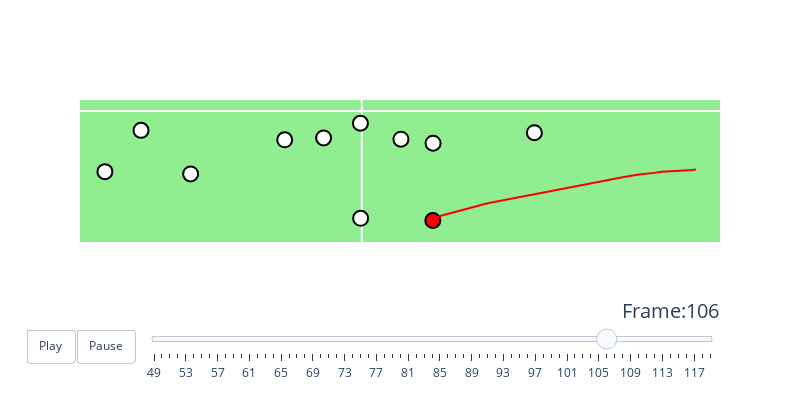

The notebook cell saved with this chart:
### Code cell
gid = 2022091105
pid = 1809

animate_play_vertical(games=games, tracking_df=tracking_df,
             play_df=plays, players=players, gameId=gid,
             playId=pid)

### Figure 1 — Plotly figure (JSON) as saved in the notebook; plotly's stock layout.template omitted (floating-point values rounded to 4 significant figures)
{"data": [{"hoverinfo": "text", "hovertext": "nflId:40138<br>displayName:Rex Burkhead<br>Player Speed:42.502 MPH", "marker": {"color": "#ff0000", "line": {"color": "#000000", "width": 2}, "opacity": 1, "size": 15}, "mode": "markers", "name": "Rex Burkhead", "type": "scatter", "x": [305], "y": [-522]}, {"hoverinfo": "text", "hovertext": "Rex Burkhead Motion Path", "line": {"color": "red", "width": 2}, "marker": {"color": "rgba(255, 0, 0, 0.5)", "line": {"color": "red", "width": 2}, "size": 25}, "mode": "lines", "name": "Rex Burkhead motion path", "type": "scatter", "x": [1435, 1428, 1417, 1402, 1385, 1363, 1340, 1314, 1287, 1256, 1225, 1191, 1157, 1121, 1085, 1048, 1010, 972, 935, 897, 860, 822, 785, 748, 713, 678, 644, 610, 578, 546, 516, 488, 460, 434, 412, 390, 370, 352, 339, 325, 316, 308, 303, 299], "y": [-279, -281, -281, -282, -283, -284, -286, -289, -290, -295, -298, -303, -309, -315, -323, -331, -339, -347, -356, -364, -372, -379, -387, -394, -402, -408, -416, -424, -431, -439, -447, -456, -464, -471, -480, -485, -491, -496, -500, -505, -508, -511, -514, -517]}, {"hoverinfo": "text", "hovertext": "nflId:41246<br>displayName:Brandin Cooks<br>Player Speed:0.0 MPH", "line": {"color": "red", "width": 2}, "marker": {"color": "#ffffff", "line": {"color": "#000000", "width": 2}, "opacity": 1, "size": 15}, "mode": "markers", "name": "Brandin Cooks", "type": "scatter", "x": [-948], "y": [-92]}, {"hoverinfo": "text", "hovertext": "Brandin Cooks Motion Path", "line": {"color": "red", "width": 2}, "marker": {"color": "#ffffff", "line": {"color": "#000000", "width": 2}, "opacity": 1, "size": 15}, "mode": "lines", "name": "Brandin Cooks motion path", "type": "scatter", "x": [], "y": []}, {"hoverinfo": "text", "hovertext": "nflId:41293<br>displayName:Justin Britt<br>Player Speed:0.0 MPH", "line": {"color": "red", "width": 2}, "marker": {"color": "#ffffff", "line": {"color": "#000000", "width": 2}, "opacity": 1, "size": 15}, "mode": "markers", "name": "Justin Britt", "type": "scatter", "x": [-6], "y": [-58]}, {"hoverinfo": "text", "hovertext": "Justin Britt Motion Path", "line": {"color": "red", "width": 2}, "marker": {"color": "#ffffff", "line": {"color": "#000000", "width": 2}, "opacity": 1, "size": 15}, "mode": "lines", "name": "Justin Britt motion path", "type": "scatter", "x": [], "y": []}, {"hoverinfo": "text", "hovertext": "nflId:41630<br>displayName:Justin McCray<br>Player Speed:0.0 MPH", "line": {"color": "red", "width": 2}, "marker": {"color": "#ffffff", "line": {"color": "#000000", "width": 2}, "opacity": 1, "size": 15}, "mode": "markers", "name": "Justin McCray", "type": "scatter", "x": [-164], "y": [-128]}, {"hoverinfo": "text", "hovertext": "Justin McCray Motion Path", "line": {"color": "red", "width": 2}, "marker": {"color": "#ffffff", "line": {"color": "#000000", "width": 2}, "opacity": 1, "size": 15}, "mode": "lines", "name": "Justin McCray motion path", "type": "scatter", "x": [], "y": []}, {"hoverinfo": "text", "hovertext": "nflId:42410<br>displayName:A.J. Cann<br>Player Speed:0.0 MPH", "line": {"color": "red", "width": 2}, "marker": {"color": "#ffffff", "line": {"color": "#000000", "width": 2}, "opacity": 1, "size": 15}, "mode": "markers", "name": "A.J. Cann", "type": "scatter", "x": [168], "y": [-134]}, {"hoverinfo": "text", "hovertext": "A.J. Cann Motion Path", "line": {"color": "red", "width": 2}, "marker": {"color": "#ffffff", "line": {"color": "#000000", "width": 2}, "opacity": 1, "size": 15}, "mode": "lines", "name": "A.J. Cann motion path", "type": "scatter", "x": [], "y": []}, {"hoverinfo": "text", "hovertext": "nflId:43302<br>displayName:Laremy Tunsil<br>Player Speed:0.0 MPH", "line": {"color": "red", "width": 2}, "marker": {"color": "#ffffff", "line": {"color": "#000000", "width": 2}, "opacity": 1, "size": 15}, "mode": "markers", "name": "Laremy Tunsil", "type": "scatter", "x": [-331], "y": [-137]}, {"hoverinfo": "text", "hovertext": "Laremy Tunsil Motion Path", "line": {"color": "red", "width": 2}, "marker": {"color": "#ffffff", "line": {"color": "#000000", "width": 2}, "opacity": 1, "size": 15}, "mode": "lines", "name": "Laremy Tunsil motion path", "type": "scatter", "x": [], "y": []}, {"hoverinfo": "text", "hovertext": "nflId:43396<br>displayName:Chris Moore<br>Player Speed:0.0 MPH", "line": {"color": "red", "width": 2}, "marker": {"color": "#ffffff", "line": {"color": "#000000", "width": 2}, "opacity": 1, "size": 15}, "mode": "markers", "name": "Chris Moore", "type": "scatter", "x": [-735], "y": [-300]}, {"hoverinfo": "text", "hovertext": "Chris Moore Motion Path", "line": {"color": "red", "width": 2}, "marker": {"color": "#ffffff", "line": {"color": "#000000", "width": 2}, "opacity": 1, "size": 15}, "mode": "lines", "name": "Chris Moore motion path", "type": "scatter", "x": [], "y": []}, {"hoverinfo": "text", "hovertext": "nflId:47806<br>displayName:Tytus Howard<br>Player Speed:0.0 MPH", "line": {"color": "red", "width": 2}, "marker": {"color": "#ffffff", "line": {"color": "#000000", "width": 2}, "opacity": 1, "size": 15}, "mode": "markers", "name": "Tytus Howard", "type": "scatter", "x": [306], "y": [-153]}, {"hoverinfo": "text", "hovertext": "Tytus Howard Motion Path", "line": {"color": "red", "width": 2}, "marker": {"color": "#ffffff", "line": {"color": "#000000", "width": 2}, "opacity": 1, "size": 15}, "mode": "lines", "name": "Tytus Howard motion path", "type": "scatter", "x": [], "y": []}, {"hoverinfo": "text", "hovertext": "nflId:53496<br>displayName:Davis Mills<br>Player Speed:0.0 MPH", "line": {"color": "red", "width": 2}, "marker": {"color": "#ffffff", "line": {"color": "#000000", "width": 2}, "opacity": 1, "size": 15}, "mode": "markers", "name": "Davis Mills", "type": "scatter", "x": [-5], "y": [-512]}, {"hoverinfo": "text", "hovertext": "Davis Mills Motion Path", "line": {"color": "red", "width": 2}, "marker": {"color": "#ffffff", "line": {"color": "#000000", "width": 2}, "opacity": 1, "size": 15}, "mode": "lines", "name": "Davis Mills motion path", "type": "scatter", "x": [], "y": []}, {"hoverinfo": "text", "hovertext": "nflId:53518<br>displayName:Nico Collins<br>Player Speed:0.0 MPH", "line": {"color": "red", "width": 2}, "marker": {"color": "#ffffff", "line": {"color": "#000000", "width": 2}, "opacity": 1, "size": 15}, "mode": "markers", "name": "Nico Collins", "type": "scatter", "x": [-1103], "y": [-289]}, {"hoverinfo": "text", "hovertext": "Nico Collins Motion Path", "line": {"color": "red", "width": 2}, "marker": {"color": "#ffffff", "line": {"color": "#000000", "width": 2}, "opacity": 1, "size": 15}, "mode": "lines", "name": "Nico Collins motion path", "type": "scatter", "x": [], "y": []}, {"hoverinfo": "text", "hovertext": "nflId:53576<br>displayName:Brevin Jordan<br>Player Speed:0.0 MPH", "line": {"color": "red", "width": 2}, "marker": {"color": "#ffffff", "line": {"color": "#000000", "width": 2}, "opacity": 1, "size": 15}, "mode": "markers", "name": "Brevin Jordan", "type": "scatter", "x": [741], "y": [-103]}, {"hoverinfo": "text", "hovertext": "Brevin Jordan Motion Path", "line": {"color": "red", "width": 2}, "marker": {"color": "#ffffff", "line": {"color": "#000000", "width": 2}, "opacity": 1, "size": 15}, "mode": "lines", "name": "Brevin Jordan motion path", "type": "scatter", "x": [], "y": []}], "layout": {"autosize": false, "height": 400, "plot_bgcolor": "lightgreen", "showlegend": false, "sliders": [{"active": 57, "currentvalue": {"font": {"size": 20}, "prefix": "Frame:", "visible": true, "xanchor": "right"}, "len": 0.9, "pad": {"b": 10, "t": 50}, "steps": [{"args": [[49], {"frame": {"duration": 100, "redraw": false}, "mode": "immediate", "transition": {"duration": 0}}], "label": "49", "method": "animate"}, {"args": [[50], {"frame": {"duration": 100, "redraw": false}, "mode": "immediate", "transition": {"duration": 0}}], "label": "50", "method": "animate"}, {"args": [[51], {"frame": {"duration": 100, "redraw": false}, "mode": "immediate", "transition": {"duration": 0}}], "label": "51", "method": "animate"}, {"args": [[52], {"frame": {"duration": 100, "redraw": false}, "mode": "immediate", "transition": {"duration": 0}}], "label": "52", "method": "animate"}, {"args": [[53], {"frame": {"duration": 100, "redraw": false}, "mode": "immediate", "transition": {"duration": 0}}], "label": "53", "method": "animate"}, {"args": [[54], {"frame": {"duration": 100, "redraw": false}, "mode": "immediate", "transition": {"duration": 0}}], "label": "54", "method": "animate"}, {"args": [[55], {"frame": {"duration": 100, "redraw": false}, "mode": "immediate", "transition": {"duration": 0}}], "label": "55", "method": "animate"}, {"args": [[56], {"frame": {"duration": 100, "redraw": false}, "mode": "immediate", "transition": {"duration": 0}}], "label": "56", "method": "animate"}, {"args": [[57], {"frame": {"duration": 100, "redraw": false}, "mode": "immediate", "transition": {"duration": 0}}], "label": "57", "method": "animate"}, {"args": [[58], {"frame": {"duration": 100, "redraw": false}, "mode": "immediate", "transition": {"duration": 0}}], "label": "58", "method": "animate"}, {"args": [[59], {"frame": {"duration": 100, "redraw": false}, "mode": "immediate", "transition": {"duration": 0}}], "label": "59", "method": "animate"}, {"args": [[60], {"frame": {"duration": 100, "redraw": false}, "mode": "immediate", "transition": {"duration": 0}}], "label": "60", "method": "animate"}, {"args": [[61], {"frame": {"duration": 100, "redraw": false}, "mode": "immediate", "transition": {"duration": 0}}], "label": "61", "method": "animate"}, {"args": [[62], {"frame": {"duration": 100, "redraw": false}, "mode": "immediate", "transition": {"duration": 0}}], "label": "62", "method": "animate"}, {"args": [[63], {"frame": {"duration": 100, "redraw": false}, "mode": "immediate", "transition": {"duration": 0}}], "label": "63", "method": "animate"}, {"args": [[64], {"frame": {"duration": 100, "redraw": false}, "mode": "immediate", "transition": {"duration": 0}}], "label": "64", "method": "animate"}, {"args": [[65], {"frame": {"duration": 100, "redraw": false}, "mode": "immediate", "transition": {"duration": 0}}], "label": "65", "method": "animate"}, {"args": [[66], {"frame": {"duration": 100, "redraw": false}, "mode": "immediate", "transition": {"duration": 0}}], "label": "66", "method": "animate"}, {"args": [[67], {"frame": {"duration": 100, "redraw": false}, "mode": "immediate", "transition": {"duration": 0}}], "label": "67", "method": "animate"}, {"args": [[68], {"frame": {"duration": 100, "redraw": false}, "mode": "immediate", "transition": {"duration": 0}}], "label": "68", "method": "animate"}, {"args": [[69], {"frame": {"duration": 100, "redraw": false}, "mode": "immediate", "transition": {"duration": 0}}], "label": "69", "method": "animate"}, {"args": [[70], {"frame": {"duration": 100, "redraw": false}, "mode": "immediate", "transition": {"duration": 0}}], "label": "70", "method": "animate"}, {"args": [[71], {"frame": {"duration": 100, "redraw": false}, "mode": "immediate", "transition": {"duration": 0}}], "label": "71", "method": "animate"}, {"args": [[72], {"frame": {"duration": 100, "redraw": false}, "mode": "immediate", "transition": {"duration": 0}}], "label": "72", "method": "animate"}, {"args": [[73], {"frame": {"duration": 100, "redraw": false}, "mode": "immediate", "transition": {"duration": 0}}], "label": "73", "method": "animate"}, {"args": [[74], {"frame": {"duration": 100, "redraw": false}, "mode": "immediate", "transition": {"duration": 0}}], "label": "74", "method": "animate"}, {"args": [[75], {"frame": {"duration": 100, "redraw": false}, "mode": "immediate", "transition": {"duration": 0}}], "label": "75", "method": "animate"}, {"args": [[76], {"frame": {"duration": 100, "redraw": false}, "mode": "immediate", "transition": {"duration": 0}}], "label": "76", "method": "animate"}, {"args": [[77], {"frame": {"duration": 100, "redraw": false}, "mode": "immediate", "transition": {"duration": 0}}], "label": "77", "method": "animate"}, {"args": [[78], {"frame": {"duration": 100, "redraw": false}, "mode": "immediate", "transition": {"duration": 0}}], "label": "78", "method": "animate"}, {"args": [[79], {"frame": {"duration": 100, "redraw": false}, "mode": "immediate", "transition": {"duration": 0}}], "label": "79", "method": "animate"}, {"args": [[80], {"frame": {"duration": 100, "redraw": false}, "mode": "immediate", "transition": {"duration": 0}}], "label": "80", "method": "animate"}, {"args": [[81], {"frame": {"duration": 100, "redraw": false}, "mode": "immediate", "transition": {"duration": 0}}], "label": "81", "method": "animate"}, {"args": [[82], {"frame": {"duration": 100, "redraw": false}, "mode": "immediate", "transition": {"duration": 0}}], "label": "82", "method": "animate"}, {"args": [[83], {"frame": {"duration": 100, "redraw": false}, "mode": "immediate", "transition": {"duration": 0}}], "label": "83", "method": "animate"}, {"args": [[84], {"frame": {"duration": 100, "redraw": false}, "mode": "immediate", "transition": {"duration": 0}}], "label": "84", "method": "animate"}, {"args": [[85], {"frame": {"duration": 100, "redraw": false}, "mode": "immediate", "transition": {"duration": 0}}], "label": "85", "method": "animate"}, {"args": [[86], {"frame": {"duration": 100, "redraw": false}, "mode": "immediate", "transition": {"duration": 0}}], "label": "86", "method": "animate"}, {"args": [[87], {"frame": {"duration": 100, "redraw": false}, "mode": "immediate", "transition": {"duration": 0}}], "label": "87", "method": "animate"}, {"args": [[88], {"frame": {"duration": 100, "redraw": false}, "mode": "immediate", "transition": {"duration": 0}}], "label": "88", "method": "animate"}, {"args": [[89], {"frame": {"duration": 100, "redraw": false}, "mode": "immediate", "transition": {"duration": 0}}], "label": "89", "method": "animate"}, {"args": [[90], {"frame": {"duration": 100, "redraw": false}, "mode": "immediate", "transition": {"duration": 0}}], "label": "90", "method": "animate"}, {"args": [[91], {"frame": {"duration": 100, "redraw": false}, "mode": "immediate", "transition": {"duration": 0}}], "label": "91", "method": "animate"}, {"args": [[92], {"frame": {"duration": 100, "redraw": false}, "mode": "immediate", "transition": {"duration": 0}}], "label": "92", "method": "animate"}, {"args": [[93], {"frame": {"duration": 100, "redraw": false}, "mode": "immediate", "transition": {"duration": 0}}], "label": "93", "method": "animate"}, {"args": [[94], {"frame": {"duration": 100, "redraw": false}, "mode": "immediate", "transition": {"duration": 0}}], "label": "94", "method": "animate"}, {"args": [[95], {"frame": {"duration": 100, "redraw": false}, "mode": "immediate", "transition": {"duration": 0}}], "label": "95", "method": "animate"}, {"args": [[96], {"frame": {"duration": 100, "redraw": false}, "mode": "immediate", "transition": {"duration": 0}}], "label": "96", "method": "animate"}, {"args": [[97], {"frame": {"duration": 100, "redraw": false}, "mode": "immediate", "transition": {"duration": 0}}], "label": "97", "method": "animate"}, {"args": [[98], {"frame": {"duration": 100, "redraw": false}, "mode": "immediate", "transition": {"duration": 0}}], "label": "98", "method": "animate"}, {"args": [[99], {"frame": {"duration": 100, "redraw": false}, "mode": "immediate", "transition": {"duration": 0}}], "label": "99", "method": "animate"}, {"args": [[100], {"frame": {"duration": 100, "redraw": false}, "mode": "immediate", "transition": {"duration": 0}}], "label": "100", "method": "animate"}, {"args": [[101], {"frame": {"duration": 100, "redraw": false}, "mode": "immediate", "transition": {"duration": 0}}], "label": "101", "method": "animate"}, {"args": [[102], {"frame": {"duration": 100, "redraw": false}, "mode": "immediate", "transition": {"duration": 0}}], "label": "102", "method": "animate"}, {"args": [[103], {"frame": {"duration": 100, "redraw": false}, "mode": "immediate", "transition": {"duration": 0}}], "label": "103", "method": "animate"}, {"args": [[104], {"frame": {"duration": 100, "redraw": false}, "mode": "immediate", "transition": {"duration": 0}}], "label": "104", "method": "animate"}, {"args": [[105], {"frame": {"duration": 100, "redraw": false}, "mode": "immediate", "transition": {"duration": 0}}], "label": "105", "method": "animate"}, {"args": [[106], {"frame": {"duration": 100, "redraw": false}, "mode": "immediate", "transition": {"duration": 0}}], "label": "106", "method": "animate"}, {"args": [[107], {"frame": {"duration": 100, "redraw": false}, "mode": "immediate", "transition": {"duration": 0}}], "label": "107", "method": "animate"}, {"args": [[108], {"frame": {"duration": 100, "redraw": false}, "mode": "immediate", "transition": {"duration": 0}}], "label": "108", "method": "animate"}, {"args": [[109], {"frame": {"duration": 100, "redraw": false}, "mode": "immediate", "transition": {"duration": 0}}], "label": "109", "method": "animate"}, {"args": [[110], {"frame": {"duration": 100, "redraw": false}, "mode": "immediate", "transition": {"duration": 0}}], "label": "110", "method": "animate"}, {"args": [[111], {"frame": {"duration": 100, "redraw": false}, "mode": "immediate", "transition": {"duration": 0}}], "label": "111", "method": "animate"}, {"args": [[112], {"frame": {"duration": 100, "redraw": false}, "mode": "immediate", "transition": {"duration": 0}}], "label": "112", "method": "animate"}, {"args": [[113], {"frame": {"duration": 100, "redraw": false}, "mode": "immediate", "transition": {"duration": 0}}], "label": "113", "method": "animate"}, {"args": [[114], {"frame": {"duration": 100, "redraw": false}, "mode": "immediate", "transition": {"duration": 0}}], "label": "114", "method": "animate"}, {"args": [[115], {"frame": {"duration": 100, "redraw": false}, "mode": "immediate", "transition": {"duration": 0}}], "label": "115", "method": "animate"}, {"args": [[116], {"frame": {"duration": 100, "redraw": false}, "mode": "immediate", "transition": {"duration": 0}}], "label": "116", "method": "animate"}, {"args": [[117], {"frame": {"duration": 100, "redraw": false}, "mode": "immediate", "transition": {"duration": 0}}], "label": "117", "method": "animate"}, {"args": [[118], {"frame": {"duration": 100, "redraw": false}, "mode": "immediate", "transition": {"duration": 0}}], "label": "118", "method": "animate"}, {"args": [[119], {"frame": {"duration": 100, "redraw": false}, "mode": "immediate", "transition": {"duration": 0}}], "label": "119", "method": "animate"}], "transition": {"duration": 300, "easing": "cubic-in-out"}, "x": 0.1, "xanchor": "left", "y": 0, "yanchor": "top"}], "updatemenus": [{"buttons": [{"args": [null, {"frame": {"duration": 100, "redraw": false}, "fromcurrent": true, "transition": {"duration": 0}}], "label": "Play", "method": "animate"}, {"args": [[null], {"frame": {"duration": 0, "redraw": false}, "mode": "immediate", "transition": {"duration": 0}}], "label": "Pause", "method": "animate"}], "direction": "left", "pad": {"r": 10, "t": 87}, "showactive": false, "type": "buttons", "x": 0.1, "xanchor": "right", "y": 0, "yanchor": "top"}], "width": 800, "xaxis": {"range": [-1210, 1538], "showgrid": false, "showticklabels": false, "type": "linear"}, "yaxis": {"range": [-625, 53], "showgrid": false, "showticklabels": false, "type": "linear"}}}
